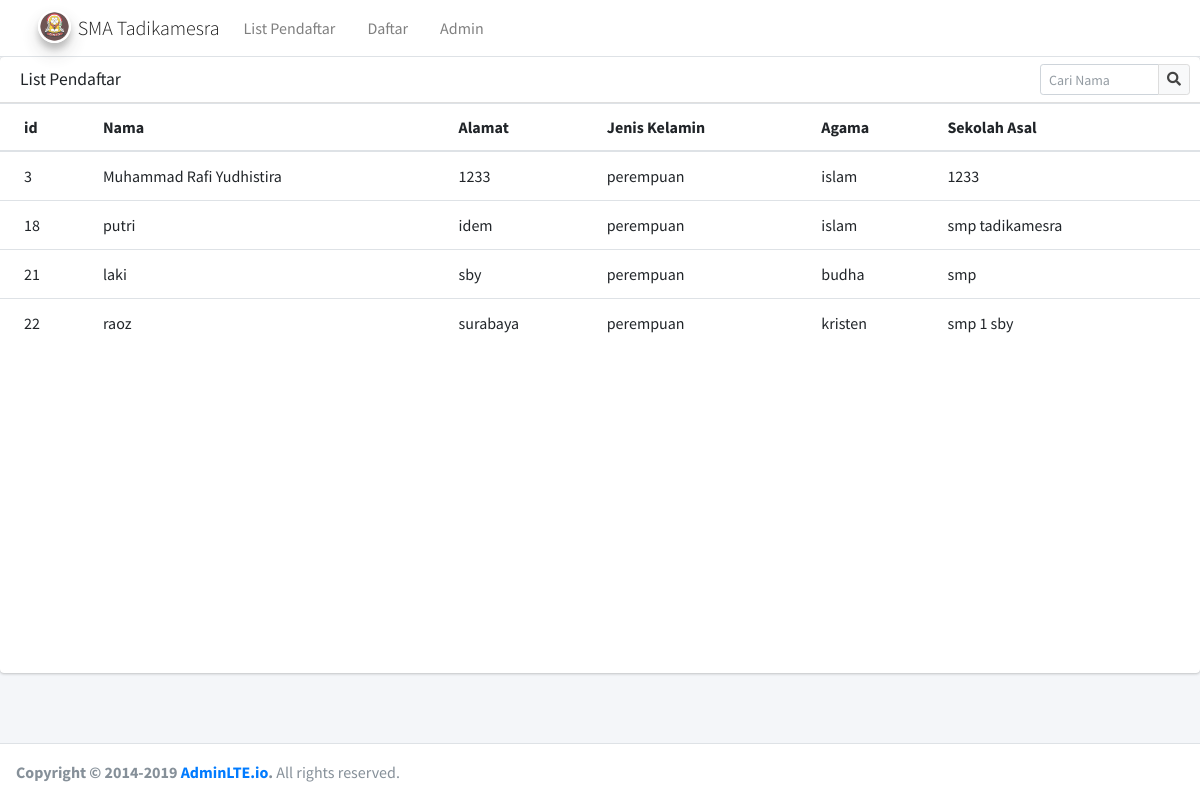
Page /list-siswa.php on the committed database.
### tables this page shows
CREATE TABLE `calon_siswa` (
  `id` int(11) NOT NULL,
  `nama` varchar(64) NOT NULL,
  `alamat` varchar(255) NOT NULL,
  `jenis_kelamin` varchar(10) NOT NULL,
  `agama` varchar(10) NOT NULL,
  `asal_sekolah` varchar(64) NOT NULL
);

### list-siswa.php (the view, shortened to what this page needs)
<?php
include('config.php');
?>
<!DOCTYPE html>
<html lang="en">
<?php include('includes/head-top.php') ?>
<?php include('includes/head-bot.php') ?>
<?php include('includes/nav-top.php') ?>
<div class="row">
    <div class="col-12">
        <div class="card" style="height: 170%;">
            <div class="card-header">
                <h3 class="card-title">List Pendaftar</h3>
                <div class="card-tools">
                    <form class="input-group input-group-sm" style="width: 150px;">
                        <input type="text" name="search" class="form-control float-right" placeholder="Cari Nama">
                        <div class="input-group-append">
                            <button type="submit" class="btn btn-default"><i class="fas fa-search"></i></button>
                        </div>
                    </form>
                </div>
            </div>
            <div class="card-body table-responsive p-0" style="height: 300px;">
                <table class="table table-head-fixed text-nowrap">
                    <thead>
                        <tr>
                            <th>id</th>
                            <th>Nama</th>
                            <th>Alamat</th>
                            <th>Jenis Kelamin</th>
                            <th>Agama</th>
                            <th>Sekolah Asal</th>
                        </tr>
                    </thead>
                    <tbody>
                        <tr>
                        <?php
                            if (isset($_GET['search'])) {
                                $search = $_GET['search'];
                                $sql = "select * from calon_siswa where nama like '%" . $search . "%'";
                            } else $sql = "SELECT * FROM calon_siswa";
                            $query = mysqli_query($db_connection, $sql);
                            while ($siswa = mysqli_fetch_array($query)) {
                                echo "<tr>";
                                echo "<td>" . $siswa['id'] . "</td>";
                                echo "<td>" . $siswa['nama'] . "</td>";
                                echo "<td>" . $siswa['alamat'] . "</td>";
                                echo "<td>" . $siswa['jenis_kelamin'] . "</td>";
                                echo "<td>" . $siswa['agama'] . "</td>";
                                echo "<td>" . $siswa['asal_sekolah'] . "</td>";
                                echo "</tr>";
                            }
                        ?>
                        </tr>
                    </tbody>
                </table>
            </div>
        </div>
    </div>
</div>
<?php include('includes/nav-bot.php') ?>
</html>

### includes/head-top.php (shortened to what this page needs)
<head>

### includes/head-bot.php (shortened to what this page needs)
  <link rel="stylesheet" href="theme/plugins/fontawesome-free/css/all.min.css">
  <link rel="stylesheet" href="theme/dist/css/adminlte.min.css">
</head>

### includes/nav-top.php (shortened to what this page needs)
<body class="hold-transition sidebar-collapse layout-top-nav">
<div class="wrapper">
  <nav class="main-header navbar navbar-expand-md navbar-light navbar-white">
    <div class="container">
      <a href="index.php" class="navbar-brand">
        <img src="theme/dist/img/osis.png" alt="AdminLTE Logo" class="brand-image img-circle elevation-3"
             style="opacity: .8">
        <span class="brand-text font-weight-light">SMA Tadikamesra</span>
      </a>
      <div class="collapse navbar-collapse order-3" id="navbarCollapse">
        <ul class="navbar-nav">
          <li class="nav-item">
            <a href="list-siswa.php" class="nav-link">List Pendaftar</a>
          </li>
          <li class="nav-item">
            <a href="form-register.php" class="nav-link">Daftar</a>
          </li>
          <li class="nav-item">
            <a href="admin/index.php" class="nav-link">Admin</a>
          </li>
        </ul>
      </div>
    </div>
  </nav>
  <div class="content-wrapper">
</html>

### includes/nav-bot.php (shortened to what this page needs)
  <footer class="main-footer">
    <strong>Copyright &copy; 2014-2019 <a href="https://adminlte.io">AdminLTE.io</a>.</strong> All rights reserved.
  </footer>
</body>

### rows in the picture
calon_siswa: id "3", nama "Muhammad Rafi Yudhistira", alamat "1233", jenis_kelamin "perempuan", agama "islam", asal_sekolah "1233"
calon_siswa: id "18", nama "putri", alamat "idem", jenis_kelamin "perempuan", agama "islam", asal_sekolah "smp tadikamesra"
calon_siswa: id "21", nama "laki", alamat "sby", jenis_kelamin "perempuan", agama "budha", asal_sekolah "smp"
calon_siswa: id "22", nama "raoz", alamat "surabaya", jenis_kelamin "perempuan", agama "kristen", asal_sekolah "smp 1 sby"
